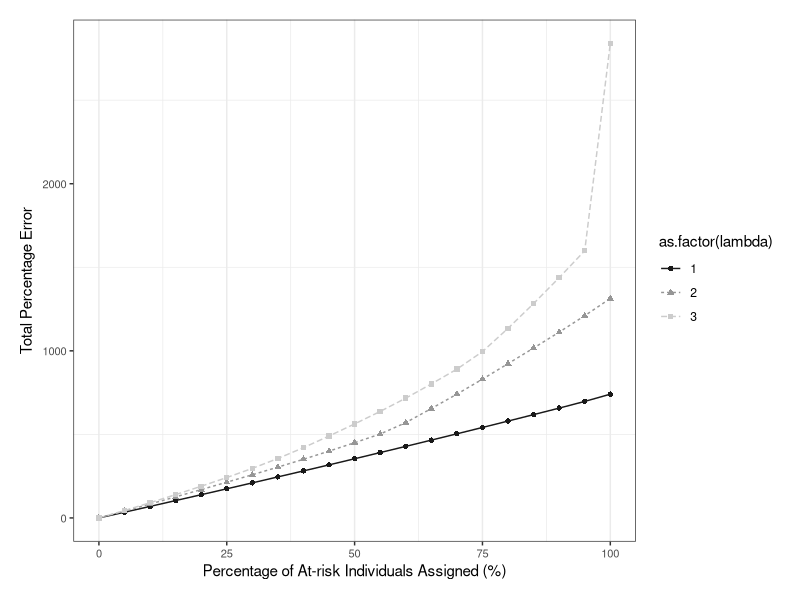
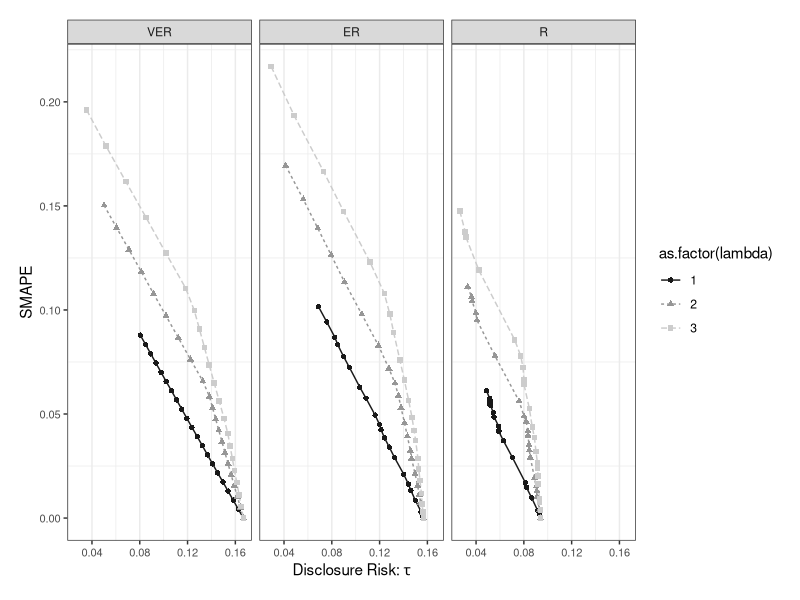
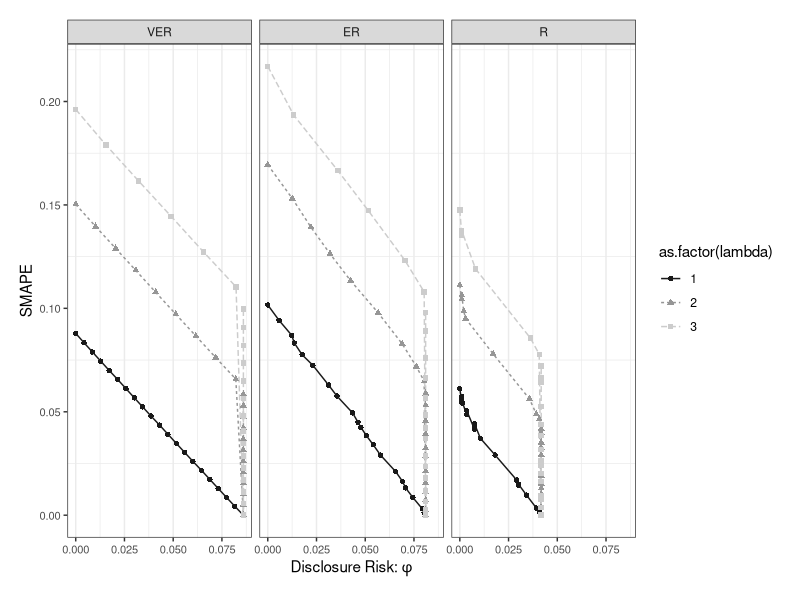

The R script that drew these images, in order:
library(ggplot2)
library(dplyr)

########------------- Read data -------------############

options(scipen=999)
bi.data <- readr::read_csv("bi_objective.csv", show_col_types = FALSE)


########------------- Objectives -------------############
bi.data0 <- bi.data %>% filter(predicate == "VER")
bi.data0$f1[bi.data0$lambda == 1] <- as.numeric(bi.data0[bi.data0$lambda == 1, ]$f1) * 100 / 684
bi.data0$f1[bi.data0$lambda == 2] <- as.numeric(bi.data0[bi.data0$lambda == 2, ]$f1) * 100 / 1634
bi.data0$f1[bi.data0$lambda == 3] <- as.numeric(bi.data0[bi.data0$lambda == 3, ]$f1) * 100 / 2648

f0 <- ggplot(data = bi.data0, aes(x=f1, y=f2, fill=as.factor(lambda))) +
  geom_line(aes(linetype=as.factor(lambda), color=as.factor(lambda))) +
  geom_point(aes(shape=as.factor(lambda), color=as.factor(lambda))) +
  labs(y = expression("Total Percentage Error"), x = "Percentage of At-risk Individuals Assigned (%)") +
  scale_colour_grey(start = 0.1, end = 0.8) +
  theme_bw() + 
  theme(plot.margin = margin(0.5, 0.5, 0.5, 0.5, unit = "cm"),
        strip.placement = "outside",
        axis.text = element_text(size = 8),
        panel.grid.major.y = element_blank())
f0 


########------------- Metrics -------------############

bi.data$predicate <- factor(bi.data$predicate, levels = c("VER", "ER", "R"))

f1 <- ggplot(data = bi.data, aes(x=risk_1, y=smape, fill=as.factor(lambda))) +
  geom_line(aes(linetype=as.factor(lambda), color=as.factor(lambda))) +
  geom_point(aes(shape=as.factor(lambda), color=as.factor(lambda))) +
  labs(x = expression("Disclosure Risk:" ~tau), y = "SMAPE") +
  facet_grid(cols=vars(predicate)) +
  scale_colour_grey(start = 0.1, end = 0.8) +
  theme_bw() + 
  theme(plot.margin = margin(0.5, 0.5, 0.5, 0.5, unit = "cm"),
        strip.placement = "outside",
        axis.text = element_text(size = 8),
        panel.grid.major.y = element_blank())
f1 

f2 <- ggplot(data = bi.data, aes(x=risk_2, y=smape, fill=as.factor(lambda))) +
  geom_line(aes(linetype=as.factor(lambda), color=as.factor(lambda))) +
  geom_point(aes(shape=as.factor(lambda), color=as.factor(lambda))) +
  labs(x = expression("Disclosure Risk:" ~phi), y = "SMAPE") +
  facet_grid(cols=vars(predicate)) +
  scale_colour_grey(start = 0.1, end = 0.8) +
  theme_bw() + 
  theme(plot.margin = margin(0.5, 0.5, 0.5, 0.5, unit = "cm"),
        strip.placement = "outside",
        axis.text = element_text(size = 8),
        panel.grid.major.y = element_blank())
f2
